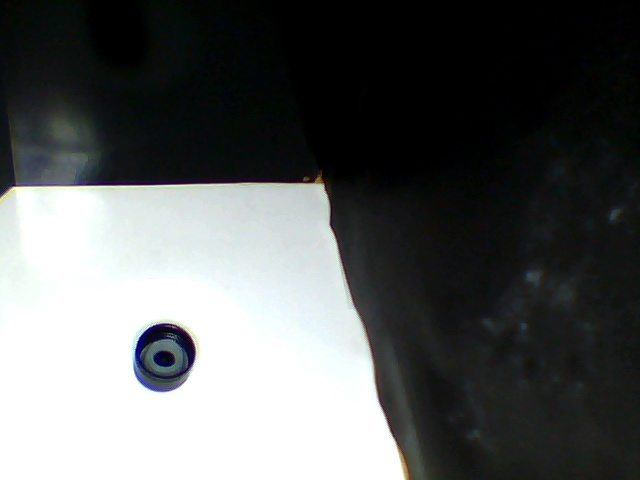
#> input picture result/toCrop.jpg, 640 x 480 px
$ python crop.py
#> lines starting #> are read from the running program, lines starting #| are printed output that depends on the picture
""""
Crops a new image of a bigger one by given command.
"""

from PIL import Image


def crop(impath, coords, loc):
#> called with impath = 'result/toCrop.jpg', coords = (108, 311, 226, 401), loc = 'result/cropped2.jpg'
    img = Image.open(impath)
#> img is the input picture: PIL image 640x480 RGB; mean R, G, B 92.9, 95.2, 95.1
    crped_image = img.crop(coords)
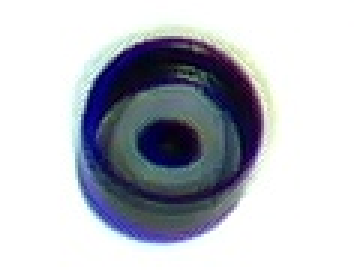
#> crped_image: PIL image 118x90 RGB (shown 3 times larger); mean R, G, B 188.1, 191.2, 198.9
    crped_image.save(loc)
    crped_image.show()


if __name__ == '__main__':
    image = 'result/toCrop.jpg'
    crop(image, (108, 311, 226, 401), 'result/cropped2.jpg')
